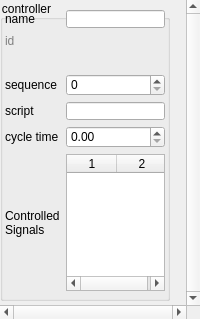
<?xml version="1.0" encoding="UTF-8"?>
<ui version="4.0">
 <class>ControllerSettings</class>
 <widget class="QWidget" name="ControllerSettings">
  <property name="geometry">
   <rect>
    <x>0</x>
    <y>0</y>
    <width>200</width>
    <height>319</height>
   </rect>
  </property>
  <property name="sizePolicy">
   <sizepolicy hsizetype="Preferred" vsizetype="Preferred">
    <horstretch>0</horstretch>
    <verstretch>0</verstretch>
   </sizepolicy>
  </property>
  <property name="windowTitle">
   <string>Form</string>
  </property>
  <property name="styleSheet">
   <string notr="true">padding: 0px;
min-width: 0em;</string>
  </property>
  <layout class="QGridLayout" name="gridLayout_2" rowstretch="0">
   <property name="leftMargin">
    <number>0</number>
   </property>
   <property name="topMargin">
    <number>0</number>
   </property>
   <property name="rightMargin">
    <number>0</number>
   </property>
   <property name="bottomMargin">
    <number>0</number>
   </property>
   <item row="0" column="0">
    <widget class="QScrollArea" name="scrollArea">
     <property name="frameShape">
      <enum>QFrame::NoFrame</enum>
     </property>
     <property name="verticalScrollBarPolicy">
      <enum>Qt::ScrollBarAlwaysOn</enum>
     </property>
     <property name="horizontalScrollBarPolicy">
      <enum>Qt::ScrollBarAlwaysOn</enum>
     </property>
     <property name="widgetResizable">
      <bool>true</bool>
     </property>
     <widget class="QWidget" name="scrollAreaWidgetContents">
      <property name="geometry">
       <rect>
        <x>0</x>
        <y>0</y>
        <width>181</width>
        <height>300</height>
       </rect>
      </property>
      <widget class="QGroupBox" name="groupBox">
       <property name="geometry">
        <rect>
         <x>0</x>
         <y>0</y>
         <width>170</width>
         <height>301</height>
        </rect>
       </property>
       <property name="sizePolicy">
        <sizepolicy hsizetype="Preferred" vsizetype="Preferred">
         <horstretch>0</horstretch>
         <verstretch>0</verstretch>
        </sizepolicy>
       </property>
       <property name="title">
        <string>controller</string>
       </property>
       <layout class="QGridLayout" name="gridLayout">
        <property name="leftMargin">
         <number>4</number>
        </property>
        <property name="rightMargin">
         <number>4</number>
        </property>
        <item row="5" column="0">
         <widget class="QLabel" name="label_9">
          <property name="text">
           <string>sequence</string>
          </property>
         </widget>
        </item>
        <item row="1" column="0">
         <widget class="QLabel" name="label_4">
          <property name="styleSheet">
           <string notr="true">color: gray</string>
          </property>
          <property name="text">
           <string>id</string>
          </property>
         </widget>
        </item>
        <item row="6" column="2">
         <widget class="QLineEdit" name="scriptLineEdit">
          <property name="minimumSize">
           <size>
            <width>0</width>
            <height>0</height>
           </size>
          </property>
         </widget>
        </item>
        <item row="7" column="2">
         <widget class="QDoubleSpinBox" name="cycleTimeSpinBox">
          <property name="minimumSize">
           <size>
            <width>0</width>
            <height>0</height>
           </size>
          </property>
         </widget>
        </item>
        <item row="5" column="2">
         <widget class="QSpinBox" name="sequenceSpinBox">
          <property name="minimumSize">
           <size>
            <width>0</width>
            <height>0</height>
           </size>
          </property>
          <property name="maximum">
           <number>999</number>
          </property>
         </widget>
        </item>
        <item row="1" column="2">
         <widget class="QLabel" name="idLabel">
          <property name="styleSheet">
           <string notr="true">color: gray</string>
          </property>
          <property name="text">
           <string/>
          </property>
         </widget>
        </item>
        <item row="8" column="0">
         <widget class="QLabel" name="label">
          <property name="text">
           <string>Controlled
Signals</string>
          </property>
         </widget>
        </item>
        <item row="7" column="0">
         <widget class="QLabel" name="junctionLabel_2">
          <property name="text">
           <string>cycle time</string>
          </property>
         </widget>
        </item>
        <item row="0" column="2">
         <layout class="QHBoxLayout" name="horizontalLayout">
          <item>
           <widget class="QLineEdit" name="nameBox">
            <property name="minimumSize">
             <size>
              <width>0</width>
              <height>0</height>
             </size>
            </property>
           </widget>
          </item>
         </layout>
        </item>
        <item row="6" column="0">
         <widget class="QLabel" name="junctionLabel">
          <property name="text">
           <string>script</string>
          </property>
         </widget>
        </item>
        <item row="0" column="0">
         <widget class="QLabel" name="nameLabel">
          <property name="text">
           <string>name</string>
          </property>
         </widget>
        </item>
        <item row="3" column="2">
         <widget class="QLabel" name="label_2">
          <property name="text">
           <string/>
          </property>
         </widget>
        </item>
        <item row="8" column="2">
         <widget class="QTableWidget" name="controlEntryTableWidget">
          <property name="sizePolicy">
           <sizepolicy hsizetype="Preferred" vsizetype="Expanding">
            <horstretch>0</horstretch>
            <verstretch>0</verstretch>
           </sizepolicy>
          </property>
          <property name="minimumSize">
           <size>
            <width>0</width>
            <height>0</height>
           </size>
          </property>
          <property name="editTriggers">
           <set>QAbstractItemView::NoEditTriggers</set>
          </property>
          <property name="verticalScrollMode">
           <enum>QAbstractItemView::ScrollPerPixel</enum>
          </property>
          <property name="horizontalScrollMode">
           <enum>QAbstractItemView::ScrollPerPixel</enum>
          </property>
          <property name="columnCount">
           <number>2</number>
          </property>
          <attribute name="horizontalHeaderDefaultSectionSize">
           <number>50</number>
          </attribute>
          <attribute name="horizontalHeaderHighlightSections">
           <bool>false</bool>
          </attribute>
          <attribute name="horizontalHeaderMinimumSectionSize">
           <number>50</number>
          </attribute>
          <attribute name="horizontalHeaderStretchLastSection">
           <bool>true</bool>
          </attribute>
          <attribute name="verticalHeaderVisible">
           <bool>false</bool>
          </attribute>
          <attribute name="verticalHeaderDefaultSectionSize">
           <number>21</number>
          </attribute>
          <attribute name="verticalHeaderHighlightSections">
           <bool>false</bool>
          </attribute>
          <attribute name="verticalHeaderMinimumSectionSize">
           <number>21</number>
          </attribute>
          <column/>
          <column/>
         </widget>
        </item>
       </layout>
      </widget>
     </widget>
    </widget>
   </item>
  </layout>
 </widget>
 <tabstops>
  <tabstop>nameBox</tabstop>
 </tabstops>
 <resources/>
 <connections/>
</ui>
